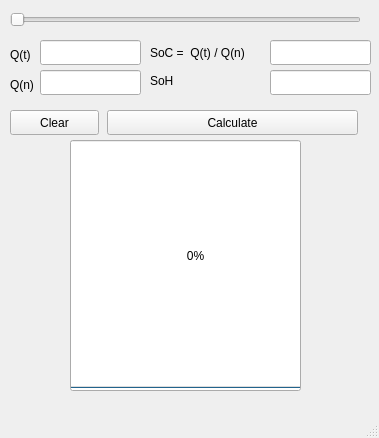
<?xml version="1.0" encoding="UTF-8"?>
<ui version="4.0">
 <class>MainWindow</class>
 <widget class="QMainWindow" name="MainWindow">
  <property name="geometry">
   <rect>
    <x>0</x>
    <y>0</y>
    <width>379</width>
    <height>438</height>
   </rect>
  </property>
  <property name="sizePolicy">
   <sizepolicy hsizetype="Preferred" vsizetype="Preferred">
    <horstretch>0</horstretch>
    <verstretch>0</verstretch>
   </sizepolicy>
  </property>
  <property name="windowTitle">
   <string>BMS SoC /SoH Calculator</string>
  </property>
  <widget class="QWidget" name="centralwidget">
   <widget class="QProgressBar" name="progressBar">
    <property name="geometry">
     <rect>
      <x>70</x>
      <y>140</y>
      <width>231</width>
      <height>251</height>
     </rect>
    </property>
    <property name="sizePolicy">
     <sizepolicy hsizetype="Preferred" vsizetype="Preferred">
      <horstretch>0</horstretch>
      <verstretch>0</verstretch>
     </sizepolicy>
    </property>
    <property name="layoutDirection">
     <enum>Qt::LeftToRight</enum>
    </property>
    <property name="autoFillBackground">
     <bool>false</bool>
    </property>
    <property name="value">
     <number>0</number>
    </property>
    <property name="alignment">
     <set>Qt::AlignCenter</set>
    </property>
    <property name="orientation">
     <enum>Qt::Vertical</enum>
    </property>
    <property name="textDirection">
     <enum>QProgressBar::BottomToTop</enum>
    </property>
   </widget>
   <widget class="QLineEdit" name="lineEdit">
    <property name="geometry">
     <rect>
      <x>40</x>
      <y>40</y>
      <width>101</width>
      <height>25</height>
     </rect>
    </property>
   </widget>
   <widget class="QLineEdit" name="lineEdit_3">
    <property name="geometry">
     <rect>
      <x>40</x>
      <y>70</y>
      <width>101</width>
      <height>25</height>
     </rect>
    </property>
   </widget>
   <widget class="QLineEdit" name="lineEdit_2">
    <property name="geometry">
     <rect>
      <x>270</x>
      <y>40</y>
      <width>101</width>
      <height>25</height>
     </rect>
    </property>
   </widget>
   <widget class="QLineEdit" name="lineEdit_4">
    <property name="geometry">
     <rect>
      <x>270</x>
      <y>70</y>
      <width>101</width>
      <height>25</height>
     </rect>
    </property>
   </widget>
   <widget class="QPushButton" name="pushButton_2">
    <property name="geometry">
     <rect>
      <x>107</x>
      <y>110</y>
      <width>251</width>
      <height>25</height>
     </rect>
    </property>
    <property name="text">
     <string>Calculate</string>
    </property>
   </widget>
   <widget class="QPushButton" name="pushButton">
    <property name="geometry">
     <rect>
      <x>10</x>
      <y>110</y>
      <width>89</width>
      <height>25</height>
     </rect>
    </property>
    <property name="text">
     <string>Clear</string>
    </property>
   </widget>
   <widget class="QLabel" name="label_4">
    <property name="geometry">
     <rect>
      <x>150</x>
      <y>70</y>
      <width>28</width>
      <height>22</height>
     </rect>
    </property>
    <property name="text">
     <string>SoH</string>
    </property>
   </widget>
   <widget class="QLabel" name="label">
    <property name="geometry">
     <rect>
      <x>150</x>
      <y>40</y>
      <width>115</width>
      <height>26</height>
     </rect>
    </property>
    <property name="text">
     <string>SoC =  Q(t) / Q(n)</string>
    </property>
   </widget>
   <widget class="QLabel" name="label_2">
    <property name="geometry">
     <rect>
      <x>10</x>
      <y>70</y>
      <width>30</width>
      <height>29</height>
     </rect>
    </property>
    <property name="text">
     <string>Q(n)</string>
    </property>
   </widget>
   <widget class="QLabel" name="label_3">
    <property name="geometry">
     <rect>
      <x>10</x>
      <y>40</y>
      <width>28</width>
      <height>29</height>
     </rect>
    </property>
    <property name="text">
     <string>Q(t)</string>
    </property>
   </widget>
   <widget class="QSlider" name="horizontalSlider">
    <property name="geometry">
     <rect>
      <x>10</x>
      <y>10</y>
      <width>351</width>
      <height>20</height>
     </rect>
    </property>
    <property name="orientation">
     <enum>Qt::Horizontal</enum>
    </property>
   </widget>
  </widget>
  <widget class="QMenuBar" name="menubar">
   <property name="geometry">
    <rect>
     <x>0</x>
     <y>0</y>
     <width>379</width>
     <height>22</height>
    </rect>
   </property>
  </widget>
  <widget class="QStatusBar" name="statusbar"/>
 </widget>
 <resources/>
 <connections>
  <connection>
   <sender>horizontalSlider</sender>
   <signal>valueChanged(int)</signal>
   <receiver>progressBar</receiver>
   <slot>setValue(int)</slot>
   <hints>
    <hint type="sourcelabel">
     <x>185</x>
     <y>359</y>
    </hint>
    <hint type="destinationlabel">
     <x>355</x>
     <y>311</y>
    </hint>
   </hints>
  </connection>
 </connections>
</ui>
